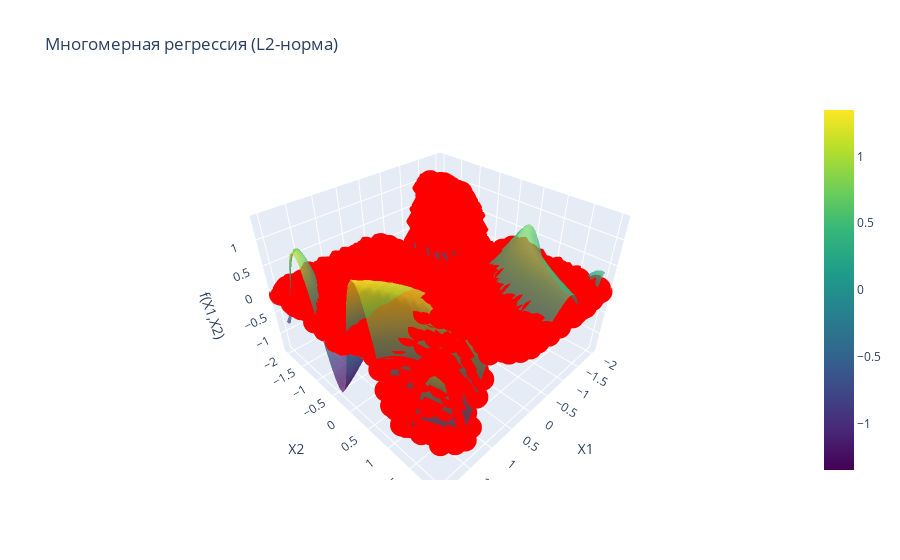
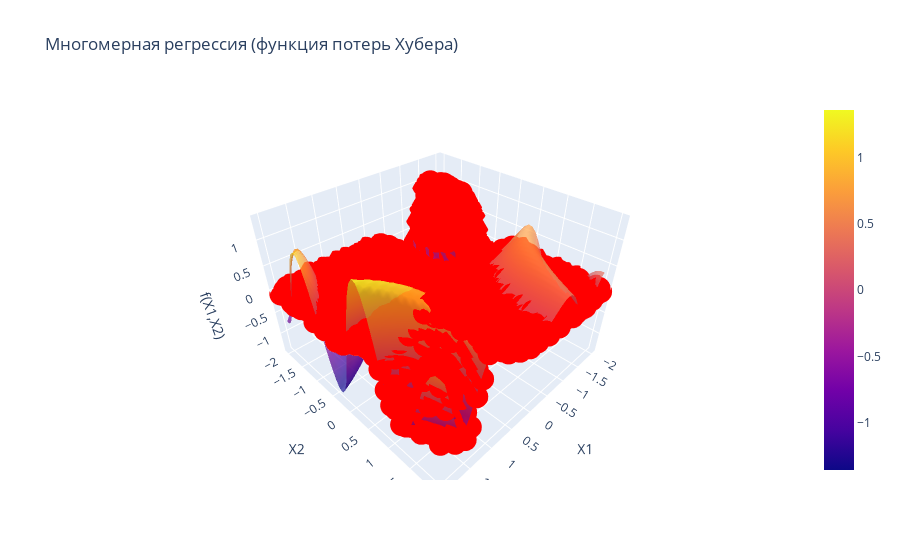

Notebook code for these charts, in order:
### Code cell
import pandas as pd
import numpy as np
import matplotlib.pyplot as plt
from scipy.optimize import minimize
from mpl_toolkits.mplot3d import Axes3D
import plotly.graph_objects as go


data_1 = pd.read_csv("fit-one.csv")
data_many = pd.read_csv("fit-many.csv")

def model_fun_1(p, x):
    p1, p2, p3 = p
    return np.arctan(p1 * x) * np.exp(-(x - p2)) + np.cos(x)**2 * np.sin(1/(1 + np.exp(-p3*x)))

def model_fun_many(p, x, y):
    p1, p2 = p
    return np.sin(p1 * x**2 * y) * np.exp(p2 * (x - y**2))

def sse_1(p):
    pred = model_fun_1(p, data_1['X'].values)
    return np.sum((pred - data_1['F'].values)**2)

def sse_many(p):
    pred = model_fun_many(p, data_many['X1'].values, data_many['X2'].values)
    return np.sum((pred - data_many['F'].values)**2)

def huber_loss_1(p, delta=1.0):
    residuals = model_fun_1(p, data_1['X'].values) - data_1['F'].values
    return np.sum(np.where(np.abs(residuals) <= delta, 
                          0.5 * residuals**2, 
                          delta * np.abs(residuals) - 0.5 * delta**2))

def huber_loss_many(p, delta=1.0):
    residuals = model_fun_many(p, data_many['X1'].values, data_many['X2'].values) - data_many['F'].values
    return np.sum(np.where(np.abs(residuals) <= delta, 
                          0.5 * residuals**2, 
                          delta * np.abs(residuals) - 0.5 * delta**2))

p0_1 = np.array([0.5, 1.0, 1.0])
p0_many = np.array([1.0, 0.0])

print("=== ОДНОМЕРНАЯ РЕГРЕССИЯ ===")
print("\nИсходные данные:")
print(f"Количество точек: {len(data_1)}")
print(f"X: от {data_1['X'].min():.3f} до {data_1['X'].max():.3f}")
print(f"F: от {data_1['F'].min():.3f} до {data_1['F'].max():.3f}")

result_1_l2 = minimize(sse_1, p0_1, method='BFGS')
print(f"\nОптимизация с L2-нормой:")
print(f"Оптимальные параметры: p1={result_1_l2.x[0]:.6f}, p2={result_1_l2.x[1]:.6f}, p3={result_1_l2.x[2]:.6f}")
print(f"Сумма квадратов ошибок: {result_1_l2.fun:.6f}")
print(f"Успешность оптимизации: {result_1_l2.success}")
print(f"Количество итераций: {result_1_l2.nit}")

result_1_huber = minimize(lambda p: huber_loss_1(p, delta=1.0), p0_1, method='BFGS')
print(f"\nОптимизация с функцией потерь Хубера (δ=1.0):")
print(f"Оптимальные параметры: p1={result_1_huber.x[0]:.6f}, p2={result_1_huber.x[1]:.6f}, p3={result_1_huber.x[2]:.6f}")
print(f"Функция потерь Хубера: {result_1_huber.fun:.6f}")
print(f"Успешность оптимизации: {result_1_huber.success}")
print(f"Количество итераций: {result_1_huber.nit}")

x_grid = np.linspace(data_1['X'].min(), data_1['X'].max(), 300)
y_pred_l2 = model_fun_1(result_1_l2.x, x_grid)
y_pred_huber = model_fun_1(result_1_huber.x, x_grid)

plt.figure(figsize=(12, 8))
plt.scatter(data_1['X'], data_1['F'], c='darkblue', s=60, alpha=0.7, edgecolors='navy', linewidth=1, label='Экспериментальные точки')
plt.plot(x_grid, y_pred_l2, 'r-', linewidth=2.5, label='Аппроксимация (L2-норма)')
plt.plot(x_grid, y_pred_huber, 'g--', linewidth=2.5, label='Аппроксимация (Хубер)')
plt.xlabel('Значение X', fontsize=12)
plt.ylabel('Значение функции f(X)', fontsize=12)
plt.title('Одномерная регрессия: результаты аппроксимации', fontsize=14, fontweight='bold')
plt.legend(fontsize=11)
plt.grid(True, alpha=0.3)
plt.tight_layout()
plt.show()

residuals_l2 = model_fun_1(result_1_l2.x, data_1['X'].values) - data_1['F'].values
residuals_huber = model_fun_1(result_1_huber.x, data_1['X'].values) - data_1['F'].values

plt.figure(figsize=(12, 5))
plt.subplot(1, 2, 1)
plt.scatter(data_1['X'], residuals_l2, c='red', alpha=0.7)
plt.axhline(y=0, color='black', linestyle='--', alpha=0.5)
plt.xlabel('X')
plt.ylabel('Остатки')
plt.title('Остатки (L2-норма)')
plt.grid(True, alpha=0.3)

plt.subplot(1, 2, 2)
plt.scatter(data_1['X'], residuals_huber, c='green', alpha=0.7)
plt.axhline(y=0, color='black', linestyle='--', alpha=0.5)
plt.xlabel('X')
plt.ylabel('Остатки')
plt.title('Остатки (Хубер)')
plt.grid(True, alpha=0.3)
plt.tight_layout()
plt.show()

print("\n=== МНОГОМЕРНАЯ РЕГРЕССИЯ ===")
print("\nИсходные данные:")
print(f"Количество точек: {len(data_many)}")
print(f"X1: от {data_many['X1'].min():.3f} до {data_many['X1'].max():.3f}")
print(f"X2: от {data_many['X2'].min():.3f} до {data_many['X2'].max():.3f}")
print(f"F: от {data_many['F'].min():.3f} до {data_many['F'].max():.3f}")

result_many_l2 = minimize(sse_many, p0_many, method='BFGS')
print(f"\nОптимизация с L2-нормой:")
print(f"Оптимальные параметры: p1={result_many_l2.x[0]:.6f}, p2={result_many_l2.x[1]:.6f}")
print(f"Сумма квадратов ошибок: {result_many_l2.fun:.6f}")
print(f"Успешность оптимизации: {result_many_l2.success}")
print(f"Количество итераций: {result_many_l2.nit}")

result_many_huber = minimize(lambda p: huber_loss_many(p, delta=1.0), p0_many, method='BFGS')
print(f"\nОптимизация с функцией потерь Хубера (δ=1.0):")
print(f"Оптимальные параметры: p1={result_many_huber.x[0]:.6f}, p2={result_many_huber.x[1]:.6f}")
print(f"Функция потерь Хубера: {result_many_huber.fun:.6f}")
print(f"Успешность оптимизации: {result_many_huber.success}")
print(f"Количество итераций: {result_many_huber.nit}")

x_seq = np.linspace(data_many['X1'].min(), data_many['X1'].max(), 50)
y_seq = np.linspace(data_many['X2'].min(), data_many['X2'].max(), 50)
X_grid, Y_grid = np.meshgrid(x_seq, y_seq)
Z_grid_l2 = model_fun_many(result_many_l2.x, X_grid, Y_grid)
Z_grid_huber = model_fun_many(result_many_huber.x, X_grid, Y_grid)

fig = plt.figure(figsize=(15, 6))

ax1 = fig.add_subplot(121, projection='3d')
ax1.plot_surface(X_grid, Y_grid, Z_grid_l2, alpha=0.7, cmap='viridis')
ax1.scatter(data_many['X1'], data_many['X2'], data_many['F'], c='red', s=50)
ax1.set_xlabel('X1')
ax1.set_ylabel('X2')
ax1.set_zlabel('f(X1,X2)')
ax1.set_title('Многомерная регрессия (L2-норма)')

ax2 = fig.add_subplot(122, projection='3d')
ax2.plot_surface(X_grid, Y_grid, Z_grid_huber, alpha=0.7, cmap='plasma')
ax2.scatter(data_many['X1'], data_many['X2'], data_many['F'], c='red', s=50)
ax2.set_xlabel('X1')
ax2.set_ylabel('X2')
ax2.set_zlabel('f(X1,X2)')
ax2.set_title('Многомерная регрессия (Хубер)')

plt.tight_layout()
plt.show()

fig_plotly_l2 = go.Figure(data=[
    go.Surface(x=x_seq, y=y_seq, z=Z_grid_l2, colorscale='Viridis', opacity=0.7, name='Аппроксимация L2'),
    go.Scatter3d(x=data_many['X1'], y=data_many['X2'], z=data_many['F'], 
                mode='markers', marker=dict(size=8, color='red'), name='Данные')
])
fig_plotly_l2.update_layout(title='Многомерная регрессия (L2-норма)', 
                           scene=dict(xaxis_title='X1', yaxis_title='X2', zaxis_title='f(X1,X2)'))
fig_plotly_l2.show()

fig_plotly_huber = go.Figure(data=[
    go.Surface(x=x_seq, y=y_seq, z=Z_grid_huber, colorscale='Plasma', opacity=0.7, name='Аппроксимация Хубер'),
    go.Scatter3d(x=data_many['X1'], y=data_many['X2'], z=data_many['F'], 
                mode='markers', marker=dict(size=8, color='red'), name='Данные')
])
fig_plotly_huber.update_layout(title='Многомерная регрессия (функция потерь Хубера)', 
                              scene=dict(xaxis_title='X1', yaxis_title='X2', zaxis_title='f(X1,X2)'))
fig_plotly_huber.show()

print("\n=== СТАТИСТИЧЕСКИЙ АНАЛИЗ ===")

mse_1_l2 = result_1_l2.fun / len(data_1)
mse_many_l2 = result_many_l2.fun / len(data_many)

r2_1_l2 = 1 - np.sum(residuals_l2**2) / np.sum((data_1['F'] - np.mean(data_1['F']))**2)
r2_many_l2 = 1 - result_many_l2.fun / np.sum((data_many['F'] - np.mean(data_many['F']))**2)

print(f"\nОдномерная модель:")
print(f"MSE (L2): {mse_1_l2:.6f}")
print(f"RMSE (L2): {np.sqrt(mse_1_l2):.6f}")
print(f"R² (L2): {r2_1_l2:.6f}")
print(f"Максимальная абсолютная ошибка (L2): {np.max(np.abs(residuals_l2)):.6f}")

print(f"\nМногомерная модель:")
print(f"MSE (L2): {mse_many_l2:.6f}")
print(f"RMSE (L2): {np.sqrt(mse_many_l2):.6f}")
print(f"R² (L2): {r2_many_l2:.6f}")

residuals_many_l2 = model_fun_many(result_many_l2.x, data_many['X1'].values, data_many['X2'].values) - data_many['F'].values
print(f"Максимальная абсолютная ошибка (L2): {np.max(np.abs(residuals_many_l2)):.6f}")

delta_values = [0.5, 1.0, 1.5, 2.0]
print(f"\nСравнение функций потерь для одномерной модели:")
for delta in delta_values:
    result_delta = minimize(lambda p: huber_loss_1(p, delta=delta), p0_1, method='BFGS')
    if result_delta.success:
        print(f"δ={delta}: Потери Хубера={result_delta.fun:.6f}, Параметры={result_delta.x}")

print(f"\nСравнение функций потерь для многомерной модели:")
for delta in delta_values:
    result_delta = minimize(lambda p: huber_loss_many(p, delta=delta), p0_many, method='BFGS')
    if result_delta.success:
        print(f"δ={delta}: Потери Хубера={result_delta.fun:.6f}, Параметры={result_delta.x}")

### Figure 1 — Plotly figure (JSON) as saved in the notebook; plotly's stock layout.template omitted (floating-point values rounded to 4 significant figures; data arrays with more than 128 entries replaced by an {"elided": "..."} marker saying what was removed)
{"data": [{"colorscale": [[0, "#440154"], [0.1111, "#482878"], [0.2222, "#3e4989"], [0.3333, "#31688e"], [0.4444, "#26828e"], [0.5556, "#1f9e89"], [0.6667, "#35b779"], [0.7778, "#6ece58"], [0.8889, "#b5de2b"], [1, "#fde725"]], "name": "Аппроксимация L2", "opacity": 0.7, "type": "surface", "x": [-2.0, -1.918, -1.837, -1.755, -1.673, -1.592, -1.51, -1.429, -1.347, -1.265, -1.184, -1.102, -1.02, -0.9388, -0.8571, -0.7755, -0.6939, -0.6122, -0.5306, -0.449, -0.3673, -0.2857, -0.2041, -0.1224, -0.04082, 0.04082, 0.1224, 0.2041, 0.2857, 0.3673, 0.449, 0.5306, 0.6122, 0.6939, 0.7755, 0.8571, 0.9388, 1.02, 1.102, 1.184, 1.265, 1.347, 1.429, 1.51, 1.592, 1.673, 1.755, 1.837, 1.918, 2.0], "y": [-2.0, -1.918, -1.837, -1.755, -1.673, -1.592, -1.51, -1.429, -1.347, -1.265, -1.184, -1.102, -1.02, -0.9388, -0.8571, -0.7755, -0.6939, -0.6122, -0.5306, -0.449, -0.3673, -0.2857, -0.2041, -0.1224, -0.04082, 0.04082, 0.1224, 0.2041, 0.2857, 0.3673, 0.449, 0.5306, 0.6122, 0.6939, 0.7755, 0.8571, 0.9388, 1.02, 1.102, 1.184, 1.265, 1.347, 1.429, 1.51, 1.592, 1.673, 1.755, 1.837, 1.918, 2.0], "z": {"elided": "50x50 float values"}}, {"marker": {"color": "red", "size": 8}, "mode": "markers", "name": "Данные", "type": "scatter3d", "x": {"elided": "1681 float values"}, "y": {"elided": "1681 float values"}, "z": {"elided": "1681 float values"}}], "layout": {"scene": {"xaxis": {"title": {"text": "X1"}}, "yaxis": {"title": {"text": "X2"}}, "zaxis": {"title": {"text": "f(X1,X2)"}}}, "title": {"text": "Многомерная регрессия (L2-норма)"}}}

### Figure 2 — Plotly figure (JSON) as saved in the notebook; plotly's stock layout.template omitted (floating-point values rounded to 4 significant figures; data arrays with more than 128 entries replaced by an {"elided": "..."} marker saying what was removed)
{"data": [{"colorscale": [[0, "#0d0887"], [0.1111, "#46039f"], [0.2222, "#7201a8"], [0.3333, "#9c179e"], [0.4444, "#bd3786"], [0.5556, "#d8576b"], [0.6667, "#ed7953"], [0.7778, "#fb9f3a"], [0.8889, "#fdca26"], [1, "#f0f921"]], "name": "Аппроксимация Хубер", "opacity": 0.7, "type": "surface", "x": [-2.0, -1.918, -1.837, -1.755, -1.673, -1.592, -1.51, -1.429, -1.347, -1.265, -1.184, -1.102, -1.02, -0.9388, -0.8571, -0.7755, -0.6939, -0.6122, -0.5306, -0.449, -0.3673, -0.2857, -0.2041, -0.1224, -0.04082, 0.04082, 0.1224, 0.2041, 0.2857, 0.3673, 0.449, 0.5306, 0.6122, 0.6939, 0.7755, 0.8571, 0.9388, 1.02, 1.102, 1.184, 1.265, 1.347, 1.429, 1.51, 1.592, 1.673, 1.755, 1.837, 1.918, 2.0], "y": [-2.0, -1.918, -1.837, -1.755, -1.673, -1.592, -1.51, -1.429, -1.347, -1.265, -1.184, -1.102, -1.02, -0.9388, -0.8571, -0.7755, -0.6939, -0.6122, -0.5306, -0.449, -0.3673, -0.2857, -0.2041, -0.1224, -0.04082, 0.04082, 0.1224, 0.2041, 0.2857, 0.3673, 0.449, 0.5306, 0.6122, 0.6939, 0.7755, 0.8571, 0.9388, 1.02, 1.102, 1.184, 1.265, 1.347, 1.429, 1.51, 1.592, 1.673, 1.755, 1.837, 1.918, 2.0], "z": {"elided": "50x50 float values"}}, {"marker": {"color": "red", "size": 8}, "mode": "markers", "name": "Данные", "type": "scatter3d", "x": {"elided": "1681 float values"}, "y": {"elided": "1681 float values"}, "z": {"elided": "1681 float values"}}], "layout": {"scene": {"xaxis": {"title": {"text": "X1"}}, "yaxis": {"title": {"text": "X2"}}, "zaxis": {"title": {"text": "f(X1,X2)"}}}, "title": {"text": "Многомерная регрессия (функция потерь Хубера)"}}}
